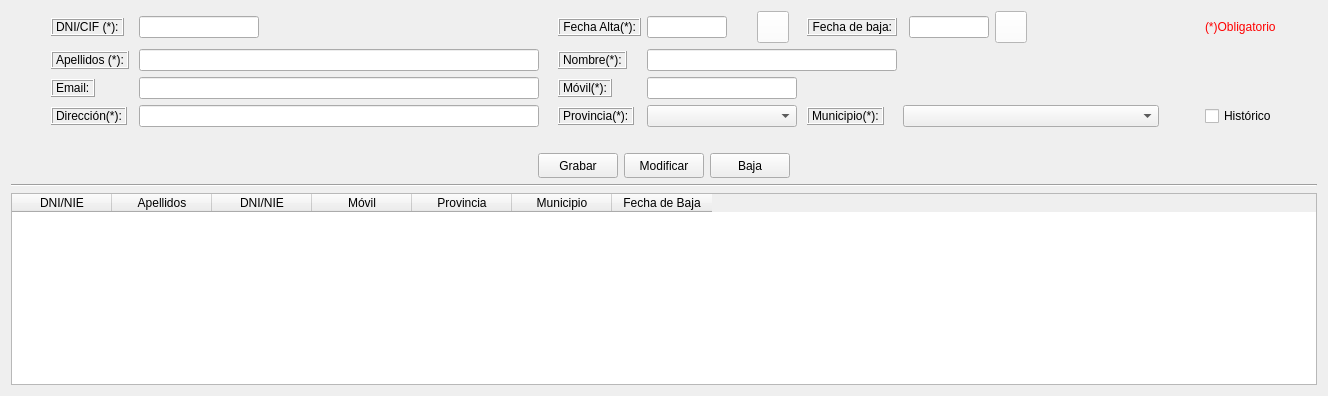
      <widget class="QWidget" name="PesClientes">
       <attribute name="title">
        <string>Clientes</string>
       </attribute>
       <layout class="QVBoxLayout" name="verticalLayout">
        <item>
         <layout class="QGridLayout" name="gridLayout">
          <item row="3" column="3">
           <widget class="QLineEdit" name="txtDirCli">
            <property name="minimumSize">
             <size>
              <width>400</width>
              <height>0</height>
             </size>
            </property>
            <property name="maximumSize">
             <size>
              <width>400</width>
              <height>16777215</height>
             </size>
            </property>
            <property name="styleSheet">
             <string notr="true"/>
            </property>
           </widget>
          </item>
          <item row="1" column="0">
           <spacer name="horizontalSpacer_2">
            <property name="orientation">
             <enum>Qt::Horizontal</enum>
            </property>
            <property name="sizeHint" stdset="0">
             <size>
              <width>40</width>
              <height>20</height>
             </size>
            </property>
           </spacer>
          </item>
          <item row="2" column="4">
           <spacer name="horizontalSpacer_8">
            <property name="orientation">
             <enum>Qt::Horizontal</enum>
            </property>
            <property name="sizeType">
             <enum>QSizePolicy::Fixed</enum>
            </property>
            <property name="sizeHint" stdset="0">
             <size>
              <width>13</width>
              <height>20</height>
             </size>
            </property>
           </spacer>
          </item>
          <item row="1" column="4">
           <spacer name="horizontalSpacer_7">
            <property name="orientation">
             <enum>Qt::Horizontal</enum>
            </property>
            <property name="sizeType">
             <enum>QSizePolicy::Fixed</enum>
            </property>
            <property name="sizeHint" stdset="0">
             <size>
              <width>13</width>
              <height>20</height>
             </size>
            </property>
           </spacer>
          </item>
          <item row="3" column="12">
           <spacer name="horizontalSpacer_3">
            <property name="orientation">
             <enum>Qt::Horizontal</enum>
            </property>
            <property name="sizeType">
             <enum>QSizePolicy::Fixed</enum>
            </property>
            <property name="sizeHint" stdset="0">
             <size>
              <width>40</width>
              <height>20</height>
             </size>
            </property>
           </spacer>
          </item>
          <item row="3" column="4">
           <spacer name="horizontalSpacer_10">
            <property name="orientation">
             <enum>Qt::Horizontal</enum>
            </property>
            <property name="sizeType">
             <enum>QSizePolicy::Fixed</enum>
            </property>
            <property name="sizeHint" stdset="0">
             <size>
              <width>13</width>
              <height>20</height>
             </size>
            </property>
           </spacer>
          </item>
          <item row="1" column="14">
           <spacer name="horizontalSpacer_4">
            <property name="orientation">
             <enum>Qt::Horizontal</enum>
            </property>
            <property name="sizeHint" stdset="0">
             <size>
              <width>40</width>
              <height>20</height>
             </size>
            </property>
           </spacer>
          </item>
          <item row="0" column="1" colspan="2">
           <widget class="QLabel" name="lblDniCli">
            <property name="sizePolicy">
             <sizepolicy hsizetype="Fixed" vsizetype="Fixed">
              <horstretch>0</horstretch>
              <verstretch>0</verstretch>
             </sizepolicy>
            </property>
            <property name="frameShape">
             <enum>QFrame::Box</enum>
            </property>
            <property name="frameShadow">
             <enum>QFrame::Raised</enum>
            </property>
            <property name="text">
             <string>DNI/CIF (*):</string>
            </property>
           </widget>
          </item>
          <item row="0" column="13">
           <widget class="QLabel" name="label_4">
            <property name="palette">
             <palette>
              <active>
               <colorrole role="WindowText">
                <brush brushstyle="SolidPattern">
                 <color alpha="255">
                  <red>255</red>
                  <green>0</green>
                  <blue>0</blue>
                 </color>
                </brush>
               </colorrole>
              </active>
              <inactive>
               <colorrole role="WindowText">
                <brush brushstyle="SolidPattern">
                 <color alpha="255">
                  <red>255</red>
                  <green>0</green>
                  <blue>0</blue>
                 </color>
                </brush>
               </colorrole>
              </inactive>
              <disabled>
               <colorrole role="WindowText">
                <brush brushstyle="SolidPattern">
                 <color alpha="255">
                  <red>120</red>
                  <green>120</green>
                  <blue>120</blue>
                 </color>
                </brush>
               </colorrole>
              </disabled>
             </palette>
            </property>
            <property name="text">
             <string>(*)Obligatorio</string>
            </property>
           </widget>
          </item>
          <item row="1" column="6" colspan="3">
           <widget class="QLineEdit" name="txtNomCli">
            <property name="minimumSize">
             <size>
              <width>250</width>
              <height>0</height>
             </size>
            </property>
            <property name="maximumSize">
             <size>
              <width>200</width>
              <height>16777215</height>
             </size>
            </property>
            <property name="styleSheet">
             <string notr="true"/>
            </property>
           </widget>
          </item>
          <item row="2" column="3">
           <widget class="QLineEdit" name="txtEmailCli">
            <property name="minimumSize">
             <size>
              <width>200</width>
              <height>0</height>
             </size>
            </property>
            <property name="maximumSize">
             <size>
              <width>450</width>
              <height>16777215</height>
             </size>
            </property>
           </widget>
          </item>
          <item row="3" column="1">
           <widget class="QLabel" name="lblDirCLi">
            <property name="sizePolicy">
             <sizepolicy hsizetype="Fixed" vsizetype="Fixed">
              <horstretch>0</horstretch>
              <verstretch>0</verstretch>
             </sizepolicy>
            </property>
            <property name="frameShape">
             <enum>QFrame::Box</enum>
            </property>
            <property name="frameShadow">
             <enum>QFrame::Raised</enum>
            </property>
            <property name="text">
             <string>Dirección(*):</string>
            </property>
           </widget>
          </item>
          <item row="2" column="6" colspan="2">
           <widget class="QLineEdit" name="txtMovilCli">
            <property name="minimumSize">
             <size>
              <width>90</width>
              <height>0</height>
             </size>
            </property>
            <property name="maximumSize">
             <size>
              <width>150</width>
              <height>16777215</height>
             </size>
            </property>
            <property name="styleSheet">
             <string notr="true"/>
            </property>
           </widget>
          </item>
          <item row="2" column="1">
           <widget class="QLabel" name="lblEmailCli">
            <property name="sizePolicy">
             <sizepolicy hsizetype="Fixed" vsizetype="Fixed">
              <horstretch>0</horstretch>
              <verstretch>0</verstretch>
             </sizepolicy>
            </property>
            <property name="frameShape">
             <enum>QFrame::Box</enum>
            </property>
            <property name="frameShadow">
             <enum>QFrame::Raised</enum>
            </property>
            <property name="text">
             <string>Email:</string>
            </property>
           </widget>
          </item>
          <item row="2" column="5">
           <widget class="QLabel" name="lblMovilCli">
            <property name="sizePolicy">
             <sizepolicy hsizetype="Fixed" vsizetype="Fixed">
              <horstretch>0</horstretch>
              <verstretch>0</verstretch>
             </sizepolicy>
            </property>
            <property name="frameShape">
             <enum>QFrame::Box</enum>
            </property>
            <property name="frameShadow">
             <enum>QFrame::Raised</enum>
            </property>
            <property name="text">
             <string>Móvil(*):</string>
            </property>
           </widget>
          </item>
          <item row="3" column="6" colspan="2">
           <widget class="QComboBox" name="cmbProCli">
            <property name="minimumSize">
             <size>
              <width>150</width>
              <height>0</height>
             </size>
            </property>
            <property name="maximumSize">
             <size>
              <width>120</width>
              <height>16777215</height>
             </size>
            </property>
           </widget>
          </item>
          <item row="3" column="5">
           <widget class="QLabel" name="lblProCli">
            <property name="sizePolicy">
             <sizepolicy hsizetype="Fixed" vsizetype="Fixed">
              <horstretch>0</horstretch>
              <verstretch>0</verstretch>
             </sizepolicy>
            </property>
            <property name="frameShape">
             <enum>QFrame::Box</enum>
            </property>
            <property name="frameShadow">
             <enum>QFrame::Raised</enum>
            </property>
            <property name="text">
             <string>Provincia(*):</string>
            </property>
           </widget>
          </item>
          <item row="3" column="8">
           <widget class="QLabel" name="lblMuniCli">
            <property name="sizePolicy">
             <sizepolicy hsizetype="Fixed" vsizetype="Fixed">
              <horstretch>0</horstretch>
              <verstretch>0</verstretch>
             </sizepolicy>
            </property>
            <property name="frameShape">
             <enum>QFrame::Box</enum>
            </property>
            <property name="frameShadow">
             <enum>QFrame::Raised</enum>
            </property>
            <property name="text">
             <string>Municipio(*):</string>
            </property>
           </widget>
          </item>
          <item row="3" column="9" colspan="3">
           <widget class="QComboBox" name="cmbMuniCli">
            <property name="minimumSize">
             <size>
              <width>256</width>
              <height>0</height>
             </size>
            </property>
           </widget>
          </item>
          <item row="3" column="13">
           <widget class="QCheckBox" name="chkHistoriaCli">
            <property name="text">
             <string>Histórico</string>
            </property>
           </widget>
          </item>
          <item row="0" column="8" colspan="2">
           <widget class="QLabel" name="lblBajaCli">
            <property name="sizePolicy">
             <sizepolicy hsizetype="Fixed" vsizetype="Fixed">
              <horstretch>0</horstretch>
              <verstretch>0</verstretch>
             </sizepolicy>
            </property>
            <property name="frameShape">
             <enum>QFrame::Box</enum>
            </property>
            <property name="frameShadow">
             <enum>QFrame::Raised</enum>
            </property>
            <property name="text">
             <string>Fecha de baja:</string>
            </property>
            <property name="alignment">
             <set>Qt::AlignRight|Qt::AlignTrailing|Qt::AlignVCenter</set>
            </property>
           </widget>
          </item>
          <item row="0" column="3">
           <widget class="QLineEdit" name="txtDniCli">
            <property name="minimumSize">
             <size>
              <width>120</width>
              <height>0</height>
             </size>
            </property>
            <property name="maximumSize">
             <size>
              <width>120</width>
              <height>16777215</height>
             </size>
            </property>
            <property name="styleSheet">
             <string notr="true"/>
            </property>
            <property name="alignment">
             <set>Qt::AlignCenter</set>
            </property>
           </widget>
          </item>
          <item row="0" column="5">
           <widget class="QLabel" name="lblAltaCli">
            <property name="sizePolicy">
             <sizepolicy hsizetype="Fixed" vsizetype="Fixed">
              <horstretch>0</horstretch>
              <verstretch>0</verstretch>
             </sizepolicy>
            </property>
            <property name="frameShape">
             <enum>QFrame::Box</enum>
            </property>
            <property name="frameShadow">
             <enum>QFrame::Raised</enum>
            </property>
            <property name="text">
             <string>Fecha Alta(*):</string>
            </property>
            <property name="alignment">
             <set>Qt::AlignRight|Qt::AlignTrailing|Qt::AlignVCenter</set>
            </property>
           </widget>
          </item>
          <item row="0" column="6">
           <widget class="QLineEdit" name="txtAltaCli">
            <property name="minimumSize">
             <size>
              <width>80</width>
              <height>0</height>
             </size>
            </property>
            <property name="maximumSize">
             <size>
              <width>80</width>
              <height>16777215</height>
             </size>
            </property>
            <property name="styleSheet">
             <string notr="true"/>
            </property>
            <property name="alignment">
             <set>Qt::AlignCenter</set>
            </property>
           </widget>
          </item>
          <item row="0" column="7">
           <widget class="QPushButton" name="btnAltaCli">
            <property name="minimumSize">
             <size>
              <width>32</width>
              <height>32</height>
             </size>
            </property>
            <property name="maximumSize">
             <size>
              <width>32</width>
              <height>32</height>
             </size>
            </property>
            <property name="styleSheet">
             <string notr="true">background-color: rgb(255, 255, 255);</string>
            </property>
            <property name="text">
             <string/>
            </property>
            <property name="icon">
             <iconset>
              <normaloff>../img/calendar.ico</normaloff>../img/calendar.ico</iconset>
            </property>
            <property name="iconSize">
             <size>
              <width>21</width>
              <height>21</height>
             </size>
            </property>
           </widget>
          </item>
          <item row="1" column="1" colspan="2">
           <widget class="QLabel" name="lblApelCli">
            <property name="sizePolicy">
             <sizepolicy hsizetype="Fixed" vsizetype="Fixed">
              <horstretch>0</horstretch>
              <verstretch>0</verstretch>
             </sizepolicy>
            </property>
            <property name="frameShape">
             <enum>QFrame::Box</enum>
            </property>
            <property name="frameShadow">
             <enum>QFrame::Raised</enum>
            </property>
            <property name="text">
             <string>Apellidos (*):</string>
            </property>
           </widget>
          </item>
          <item row="1" column="3">
           <widget class="QLineEdit" name="txtApelCli">
            <property name="minimumSize">
             <size>
              <width>300</width>
              <height>0</height>
             </size>
            </property>
            <property name="maximumSize">
             <size>
              <width>450</width>
              <height>16777215</height>
             </size>
            </property>
            <property name="styleSheet">
             <string notr="true"/>
            </property>
           </widget>
          </item>
          <item row="1" column="5">
           <widget class="QLabel" name="lblNomCli">
            <property name="sizePolicy">
             <sizepolicy hsizetype="Fixed" vsizetype="Fixed">
              <horstretch>0</horstretch>
              <verstretch>0</verstretch>
             </sizepolicy>
            </property>
            <property name="frameShape">
             <enum>QFrame::Box</enum>
            </property>
            <property name="frameShadow">
             <enum>QFrame::Raised</enum>
            </property>
            <property name="text">
             <string>Nombre(*):</string>
            </property>
           </widget>
          </item>
          <item row="0" column="4">
           <spacer name="horizontalSpacer_9">
            <property name="orientation">
             <enum>Qt::Horizontal</enum>
            </property>
            <property name="sizeType">
             <enum>QSizePolicy::Fixed</enum>
            </property>
            <property name="sizeHint" stdset="0">
             <size>
              <width>13</width>
              <height>20</height>
             </size>
            </property>
           </spacer>
          </item>
          <item row="0" column="10">
           <layout class="QHBoxLayout" name="horizontalLayout_21">
            <item>
             <widget class="QLineEdit" name="txtBajaCli">
              <property name="minimumSize">
               <size>
                <width>80</width>
                <height>0</height>
               </size>
              </property>
              <property name="maximumSize">
               <size>
                <width>80</width>
                <height>16777215</height>
               </size>
              </property>
              <property name="alignment">
               <set>Qt::AlignCenter</set>
              </property>
             </widget>
            </item>
            <item>
             <widget class="QPushButton" name="btnBajaCli">
              <property name="minimumSize">
               <size>
                <width>32</width>
                <height>32</height>
               </size>
              </property>
              <property name="maximumSize">
               <size>
                <width>32</width>
                <height>32</height>
               </size>
              </property>
              <property name="styleSheet">
               <string notr="true">background-color: rgb(255, 255, 255);</string>
              </property>
              <property name="text">
               <string/>
              </property>
              <property name="icon">
               <iconset>
                <normaloff>../img/calendar.ico</normaloff>../img/calendar.ico</iconset>
              </property>
              <property name="iconSize">
               <size>
                <width>21</width>
                <height>21</height>
               </size>
              </property>
             </widget>
            </item>
            <item>
             <spacer name="horizontalSpacer">
              <property name="orientation">
               <enum>Qt::Horizontal</enum>
              </property>
              <property name="sizeHint" stdset="0">
               <size>
                <width>40</width>
                <height>20</height>
               </size>
              </property>
             </spacer>
            </item>
           </layout>
          </item>
         </layout>
        </item>
        <item>
         <spacer name="verticalSpacer">
          <property name="orientation">
           <enum>Qt::Vertical</enum>
          </property>
          <property name="sizeType">
           <enum>QSizePolicy::Fixed</enum>
          </property>
          <property name="sizeHint" stdset="0">
           <size>
            <width>20</width>
            <height>20</height>
           </size>
          </property>
         </spacer>
        </item>
        <item>
         <layout class="QHBoxLayout" name="horizontalLayout_2">
          <item>
           <spacer name="horizontalSpacer_6">
            <property name="orientation">
             <enum>Qt::Horizontal</enum>
            </property>
            <property name="sizeHint" stdset="0">
             <size>
              <width>328</width>
              <height>20</height>
             </size>
            </property>
           </spacer>
          </item>
          <item>
           <layout class="QHBoxLayout" name="horizontalLayout">
            <item alignment="Qt::AlignHCenter">
             <widget class="QPushButton" name="btnGrabarCli">
              <property name="minimumSize">
               <size>
                <width>80</width>
                <height>25</height>
               </size>
              </property>
              <property name="maximumSize">
               <size>
                <width>80</width>
                <height>25</height>
               </size>
              </property>
              <property name="text">
               <string>Grabar</string>
              </property>
             </widget>
            </item>
            <item alignment="Qt::AlignHCenter">
             <widget class="QPushButton" name="btnModifiCli">
              <property name="minimumSize">
               <size>
                <width>80</width>
                <height>25</height>
               </size>
              </property>
              <property name="maximumSize">
               <size>
                <width>80</width>
                <height>25</height>
               </size>
              </property>
              <property name="text">
               <string>Modificar</string>
              </property>
             </widget>
            </item>
            <item alignment="Qt::AlignHCenter">
             <widget class="QPushButton" name="btnDelCli">
              <property name="minimumSize">
               <size>
                <width>80</width>
                <height>25</height>
               </size>
              </property>
              <property name="maximumSize">
               <size>
                <width>80</width>
                <height>25</height>
               </size>
              </property>
              <property name="text">
               <string>Baja</string>
              </property>
             </widget>
            </item>
           </layout>
          </item>
          <item>
           <spacer name="horizontalSpacer_5">
            <property name="orientation">
             <enum>Qt::Horizontal</enum>
            </property>
            <property name="sizeHint" stdset="0">
             <size>
              <width>348</width>
              <height>20</height>
             </size>
            </property>
           </spacer>
          </item>
         </layout>
        </item>
        <item>
         <widget class="Line" name="line">
          <property name="orientation">
           <enum>Qt::Horizontal</enum>
          </property>
         </widget>
        </item>
        <item>
         <widget class="QTableWidget" name="tablaClientes">
          <property name="autoFillBackground">
           <bool>false</bool>
          </property>
          <property name="editTriggers">
           <set>QAbstractItemView::NoEditTriggers</set>
          </property>
          <property name="selectionMode">
           <enum>QAbstractItemView::SingleSelection</enum>
          </property>
          <property name="selectionBehavior">
           <enum>QAbstractItemView::SelectRows</enum>
          </property>
          <attribute name="verticalHeaderVisible">
           <bool>false</bool>
          </attribute>
          <column>
           <property name="text">
            <string>DNI/NIE</string>
           </property>
          </column>
          <column>
           <property name="text">
            <string>Apellidos</string>
           </property>
          </column>
          <column>
           <property name="text">
            <string>DNI/NIE</string>
           </property>
          </column>
          <column>
           <property name="text">
            <string>Móvil</string>
           </property>
          </column>
          <column>
           <property name="text">
            <string>Provincia</string>
           </property>
          </column>
          <column>
           <property name="text">
            <string>Municipio</string>
           </property>
          </column>
          <column>
           <property name="text">
            <string>Fecha de Baja</string>
           </property>
          </column>
         </widget>
        </item>
       </layout>
      </widget>
